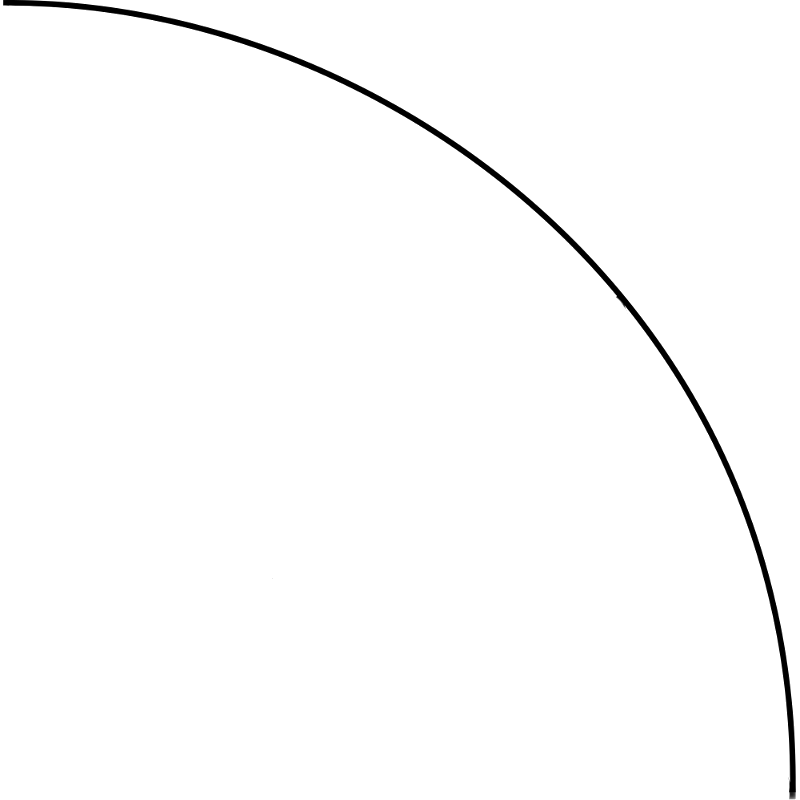
#> input picture serial/arc.png, 800 x 800 px
$ python montecarloimage.py
#> lines starting #> are read from the running program, lines starting #| are printed output that depends on the picture
### serial/montecarlo.py
from random import random
import sys


class Montecarlo:
    def __init__(self, steps=1000):
        self.steps = steps
        self.hit = 0
        self.pi = None
        self.points = []

    def add_points(self, points):
        self.points.extend(points)
        self.steps += len(points)

    # [7 lines left out: function compute_from_list, not called in this run]

    def compute(self):
        for i in range(self.steps):
            x = 2 * random() - 1
            y = 2 * random() - 1
            self.points.append((x, y))
            if ((x ** 2) + (y ** 2)) <= 1:
                self.hit += 1
        self.pi = 4 * (self.hit / (self.steps * 1.0))

# [10 lines that do not run on import are left out]

### serial/montecarloimage.py
__author__ = 'manap'

from PIL import Image, ImageDraw
from montecarlo import Montecarlo


class MontecarloImage(Montecarlo):
    def __init__(self, steps):
#> called with steps = 50000
        Montecarlo.__init__(self, steps)
        self.image = Image.open("arc.png")
#> self.image is the input picture: PIL image 800x800 RGBA; mean R, G, B, A 251.7, 251.7, 251.7, 254.5
        self.draw = ImageDraw.Draw(self.image)

    def draw_points(self):
        for point in self.points:
            x, y = point
            x = abs(int(x * 800))
            y = abs(int(y * 800))
            self.image.putpixel((x, y), (255, 0, 0))
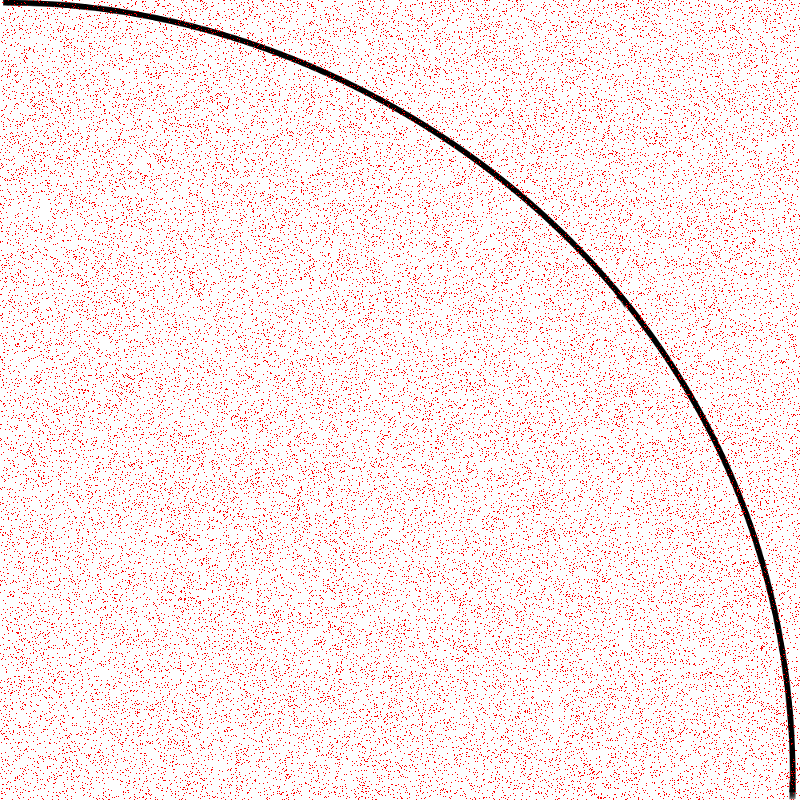
#> self.image: PIL image 800x800 RGBA; mean R, G, B, A 251.9, 232.8, 232.8, 254.5; transparent parts drawn white
        self.image.save("test.png")


x = MontecarloImage(50000)
x.compute()
x.draw_points()
